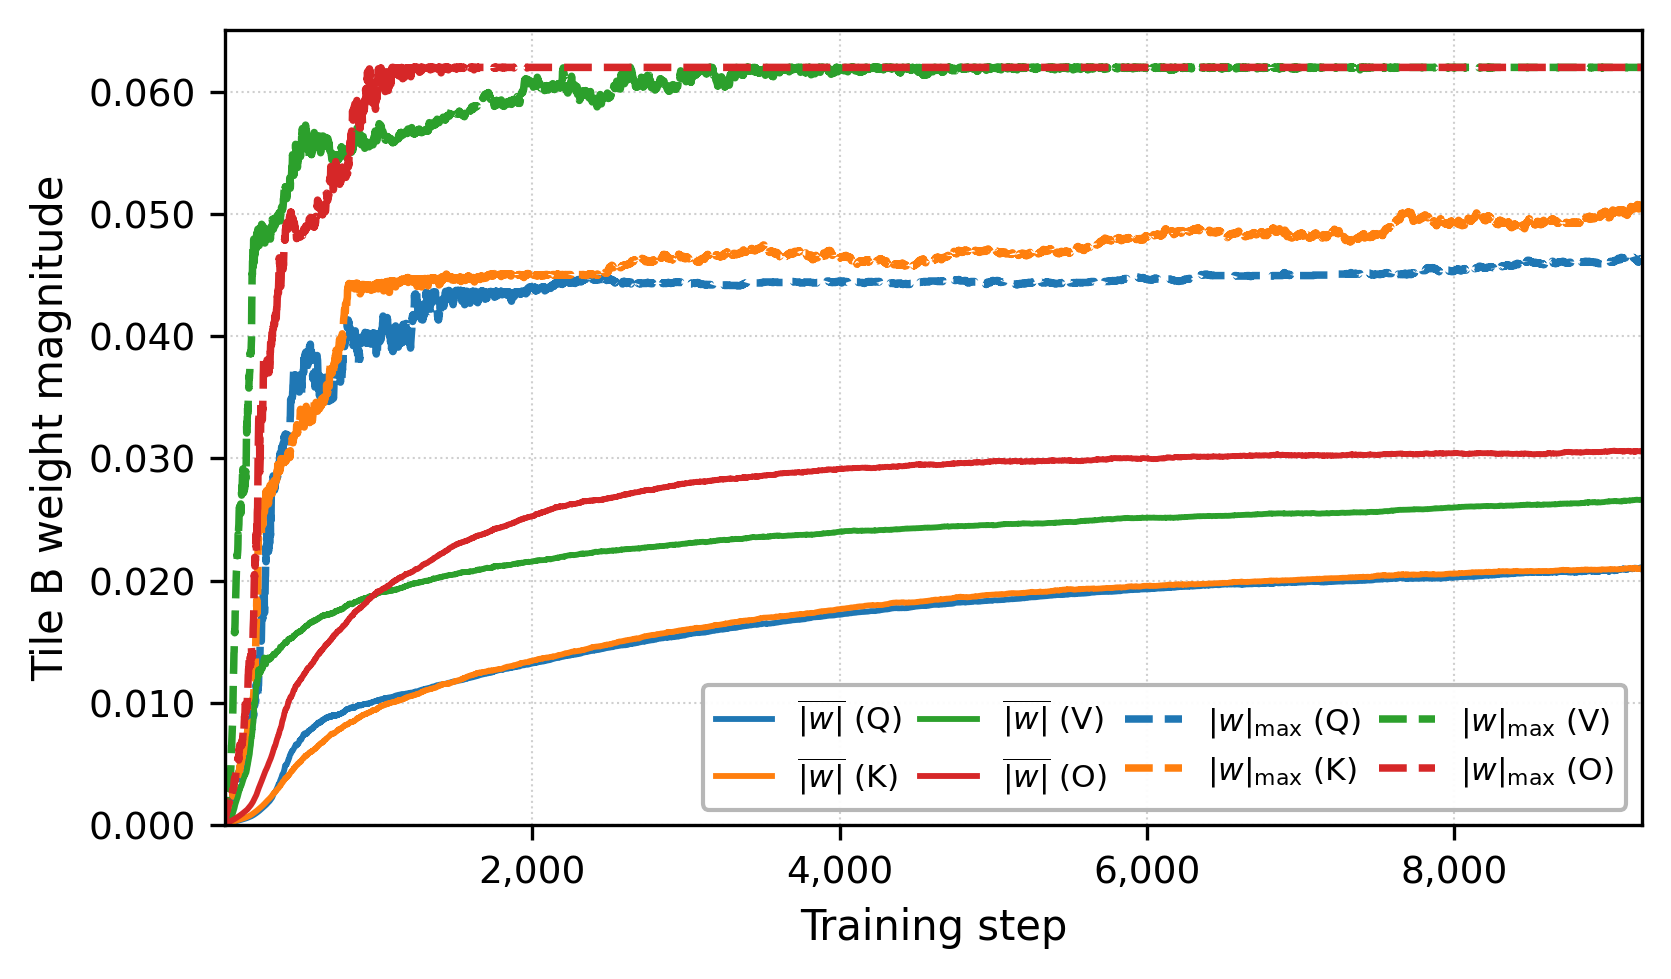

Write the Python code that produced this figure.
"""Figure 5(f): Auxiliary tile B weight dynamics over training steps.

|w|_max  = max(|w_min|, |w_max|)  — exact from diagnostic
|w|_mean = mean_abs_A  — exact from diagnostic (multi_tiles)

Averaged across layers L0, L6, L11 for each sublayer Q/K/V/O.
NOTE: code A = paper B. Only paper B (code A) is shown.
"""
import json
import numpy as np
import matplotlib
matplotlib.use('Agg')
import matplotlib.pyplot as plt
import matplotlib.ticker as ticker

DATA_PATH = '/root/LRTT/examples/bert/results/plots/fig5f_data.json'
with open(DATA_PATH) as f:
    d = json.load(f)

sublayers = ['query', 'key', 'value', 'output']
sublabel  = {'query': 'Q', 'key': 'K', 'value': 'V', 'output': 'O'}
layers    = ['L0', 'L6', 'L11']

ref_key = f'{layers[0]}_{sublayers[0]}'
all_steps = np.array(d['multi_tile_data'][ref_key]['steps'])

# Collect data for code A (= paper B) only
data = {}
for sl in sublayers:
    abs_max_layers = []
    mean_abs_layers = []
    for layer in layers:
        key = f'{layer}_{sl}'
        td = d['multi_tile_data'][key]
        mn = np.array(td['A_eff_min'])
        mx = np.array(td['A_eff_max'])
        ma = np.array(td['mean_abs_A'])
        abs_max_layers.append(np.maximum(np.abs(mn), np.abs(mx)))
        mean_abs_layers.append(ma)
    data[sl] = {
        'abs_max':  np.mean(abs_max_layers, axis=0),
        'mean_abs': np.mean(mean_abs_layers, axis=0),
    }

# --- Plot ---
plt.rcParams.update({
    'font.size':        9,
    'axes.labelsize':   10,
    'legend.fontsize':  7.5,
    'xtick.labelsize':  9,
    'ytick.labelsize':  9,
    'axes.linewidth':   0.8,
})

colors = {
    'query':  '#1f77b4',
    'key':    '#ff7f0e',
    'value':  '#2ca02c',
    'output': '#d62728',
}

fig, ax = plt.subplots(figsize=(5.5, 3.2))

for sl in sublayers:
    lbl = sublabel[sl]
    c = colors[sl]
    ax.plot(all_steps, data[sl]['mean_abs'], color=c, linestyle='-', linewidth=1.4,
            label=rf'$\overline{{|w|}}$ ({lbl})')
    ax.plot(all_steps, data[sl]['abs_max'], color=c, linestyle='--', linewidth=1.8,
            label=rf'$|w|_{{\mathrm{{max}}}}$ ({lbl})')

ax.set_ylabel('Tile B weight magnitude')
ax.set_xlabel('Training step')
ax.set_xlim(all_steps[0], all_steps[-1])
ax.set_ylim(0, None)
ax.yaxis.set_major_formatter(ticker.FormatStrFormatter('%.3f'))
ax.xaxis.set_major_formatter(ticker.FuncFormatter(lambda x, _: f'{int(x):,}'))
ax.grid(True, linestyle=':', linewidth=0.5, alpha=0.6)

handles, labels = ax.get_legend_handles_labels()
mean_h = handles[0::2]
mean_l = labels[0::2]
max_h  = handles[1::2]
max_l  = labels[1::2]
ax.legend(mean_h + max_h, mean_l + max_l,
          ncol=4, loc='lower right',
          handlelength=1.8, columnspacing=0.6,
          fontsize=7.5, framealpha=0.95, edgecolor='0.7')

fig.tight_layout(pad=0.5)

OUT = '/root/LRTT/examples/bert/results/plots/fig5f_ab_weight_dynamics.png'
fig.savefig(OUT, dpi=300, bbox_inches='tight')
fig.savefig(OUT.replace('.png', '.svg'), bbox_inches='tight')
print(f'Saved: {OUT}')
